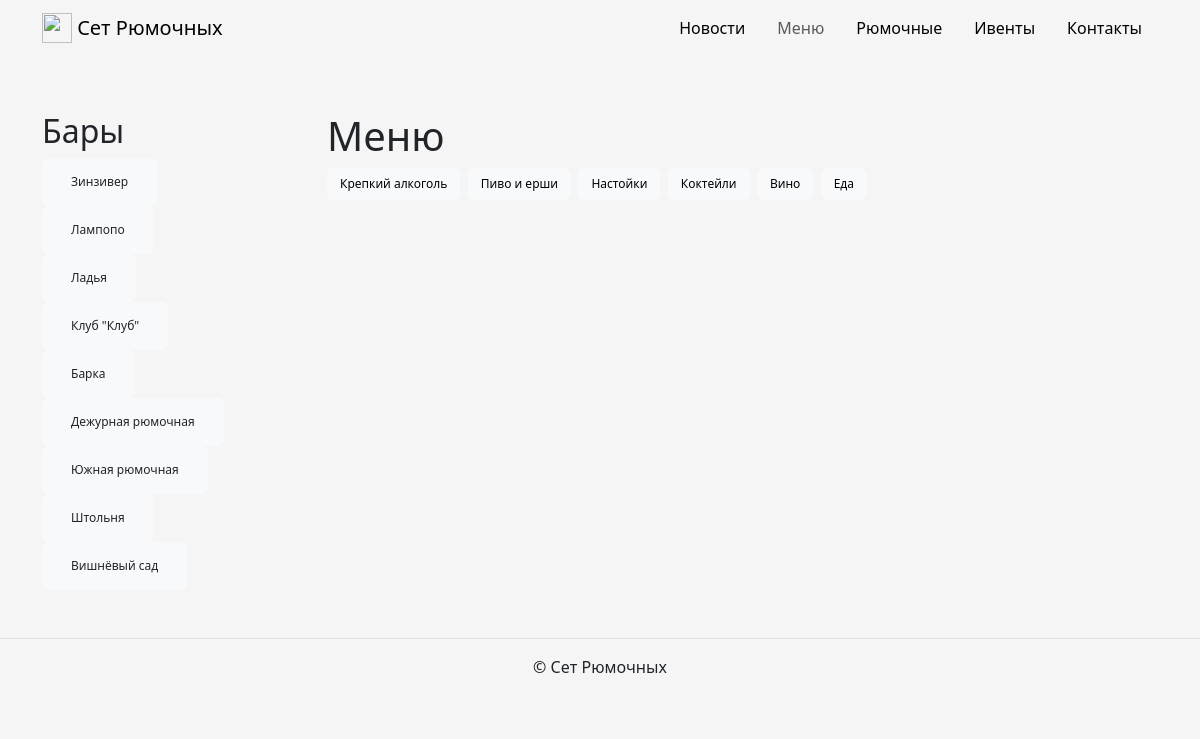
The app's page /menu/ with its own data.
### app_setofshots/models.py (models this page shows, shortened)
class Bar(Model):
    title = CharField(max_length=32, verbose_name='Бар')
    slug = SlugField(
        max_length=32, unique=True, verbose_name='Ссылка',
        help_text='Можно оставить пустым', blank=True,
    )
    description = TextField(max_length=1024, verbose_name='Описание')
    address = CharField(max_length=128, verbose_name='Адрес')
    work_time = TextField(
        max_length=1024, verbose_name='Часы работы', null=True
    )
    opening_year = IntegerField(verbose_name='Год открытия')
    image = ImageField(
        upload_to='bars_images',
        verbose_name='Фото',
        blank=True
    )
    is_published = BooleanField(
        verbose_name='Опубликовано', blank=True, default=False
    )
    class Meta:
        verbose_name = 'бар'
        verbose_name_plural = 'Бары'

class Category(Model):
    title = CharField(max_length=32, verbose_name='Название')
    slug = SlugField(
        max_length=32, unique=True, verbose_name='Ссылка(уникальная)',
        help_text='Можно оставить пустым', blank=True,
    )
    is_published = BooleanField(
        verbose_name='Опубликовано', blank=True, default=False
    )
    class Meta:
        verbose_name = 'категория'
        verbose_name_plural = 'Категории'

### app_setofshots/views.py (the view)
# urls.py: path('menu/', menu, name='menu'),
def menu(request, bar_slug=None):
    template = 'app_setofshots/menu.html'
    _bars = Bar.objects.filter(is_published=True)
    _categories = Category.objects.filter(is_published=True)
    _dishes = Dish.objects.filter(
        is_published=True
    )
    if bar_slug:
        _dishes = _dishes.filter(bar__slug=bar_slug)
    else:
        _dishes = []
    __categories = request.GET.getlist('category')
    for _category in __categories:
        _dishes = _dishes.filter(category__slug=_category)
    page_object = paginator(_dishes, request.GET.get('page'))
    context = {
        'bars': _bars,
        'categories': _categories,
        'page_obj': page_object,
        'categories_': __categories
    }
    return render(request, template, context)

### app_setofshots/views.py (called while the page is built)
def paginator(object_list, page):
    _paginator = Paginator(
        object_list,
        settings.REST_FRAMEWORK['PAGE_SIZE']
    )
    return _paginator.get_page(page)

### templates/app_setofshots/menu.html (shortened to what this page needs)
{% extends "base.html" %}
{% load static %}
{% block content %}
  <div class="row">
    <div class="col-3">
      <h2>Бары</h2>
      <ul class="nav nav-pills flex-column">
        {% for bar in bars %}
          <li class="nav-item">
            <button
              type="button"
              class="{% if bar.slug in request.path %}btn btn-secondary {% else %} btn btn-light {% endif %}">
              <a href="{% url 'app_setofshots:menu' bar_slug=bar.slug %}"
                 class="nav-link link-dark">{{ bar.title }}
              </a>
            </button>
          </li>
        {% endfor %}
      </ul>
    </div>
    <div class="col-9">
      <h1>Меню</h1>
      <form id="filter-form" method="get" aria-label="Vertical button group">
        <div class="btn-group-horizontal" role="group" aria-label="Horizontal button group">
          {% for category in categories %}
            <button
              type="submit"
              class="{% if category.slug in categories_ %}btn btn-secondary {% else %} btn btn-light {% endif %}"
              id="{{ category.title }}" name="category" value="{{ category.slug }}">{{ category.title }}
            </button>
          {% endfor %}
        </div>
      </form>
    </div>
  </div>
{% endblock %}

### static/css/app_setofshots/styles.css (style rules this page uses)
body { background-color: whitesmoke; }

### static/css/app_setofshots/card.css (style rules this page uses)
.btn { font-size: 0.75rem; margin-right: 0.2rem; }
.row { margin-top: 0.5rem; }

### records on screen
Bar: title "Зинзивер"
Bar: title "Лампопо"
Bar: title "Ладья"
Bar: title "Клуб \"Клуб\""
Bar: title "Барка"
Bar: title "Дежурная рюмочная"
Bar: title "Южная рюмочная"
Bar: title "Штольня"
Bar: title "Вишнёвый сад"
Category: title "Крепкий алкоголь"
Category: title "Пиво и ерши"
Category: title "Настойки"
Category: title "Коктейли"
Category: title "Вино"
Category: title "Еда"
